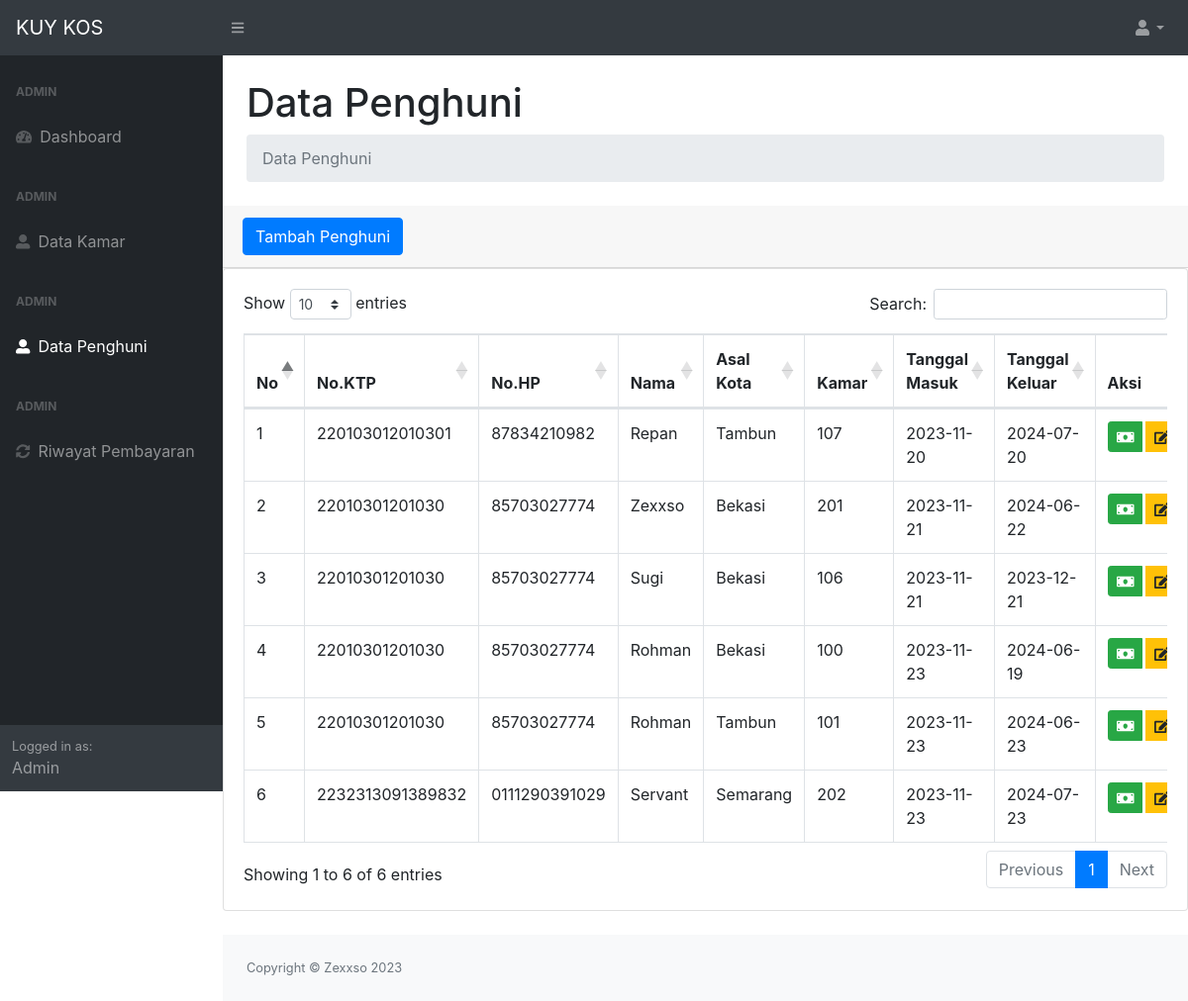
/data_penghuni.php (signed in), run on the app's committed database.
### tables this page shows
CREATE TABLE `data_penghuni` (
  `id_penghuni` int(11) NOT NULL,
  `id_kamar` int(11) NOT NULL,
  `nama_penghuni` varchar(50) NOT NULL,
  `no_hp` varchar(50) NOT NULL,
  `no_ktp` varchar(50) NOT NULL,
  `asal_kota` varchar(50) NOT NULL,
  `tgl_registrasi` date NOT NULL,
  `tgl_keluar` date NOT NULL
);

### data_penghuni.php (the view, shortened to what this page needs)
<?php
    require 'function.php';
?>
<!DOCTYPE html>
<html lang="en">
    <head>
        <link href="css/styles.css" rel="stylesheet" />
        <link href="https://cdn.datatables.net/1.10.20/css/dataTables.bootstrap4.min.css" rel="stylesheet" />
    </head>
    <body class="sb-nav-fixed">
        <nav class="sb-topnav navbar navbar-expand navbar-dark bg-dark">
            <a class="navbar-brand" href="index.php">KUY KOS</a>
            <button class="btn btn-link btn-sm order-1 order-lg-0" id="sidebarToggle" href="#"><i class="fas fa-bars"></i></button>
            <ul class="navbar-nav ml-auto ml-5 md-5">
                <li class="nav-item dropdown">
                    <a class="nav-link dropdown-toggle" id="userDropdown" href="#" role="button" data-toggle="dropdown" aria-haspopup="true" aria-expanded="false"><i class="fas fa-user fa-fw"></i></a>
                </li>
            </ul>
        </nav>
        <div id="layoutSidenav">
            <div id="layoutSidenav_nav">
                <nav class="sb-sidenav accordion sb-sidenav-dark" id="sidenavAccordion">
                    <div class="sb-sidenav-menu">
                        <div class="nav">
                            <div class="sb-sidenav-menu-heading">ADMIN</div>
                            <a class="nav-link" href="index.php">
                                <div class="sb-nav-link-icon"><i class="fas fa-tachometer-alt"></i></div>
                                Dashboard
                            </a>
                            <div class="sb-sidenav-menu-heading">ADMIN</div>
                            <a class="nav-link" href="data_kamar.php">
                                <div class="sb-nav-link-icon"><i class="fas fa-user-alt"></i></div>
                                Data Kamar
                            </a>
                            <div class="sb-sidenav-menu-heading">ADMIN</div>
                            <a class="nav-link" href="data_penghuni.php">
                                <div class="sb-nav-link-icon"><i class="fas fa-user-alt"></i></div>
                                Data Penghuni
                            </a>
                            <div class="sb-sidenav-menu-heading">ADMIN</div>
                            <a class="nav-link" href="data_tagihan.php">
                                <div class="sb-nav-link-icon"><i class="fas fa-sync-alt"></i></div>
                                Riwayat Pembayaran
                            </a>
                        </div>
                    </div>
                    <div class="sb-sidenav-footer">
                        <div class="small">Logged in as:</div>
                        Admin
                    </div>
                </nav>
            </div>
            <div id="layoutSidenav_content">
                <main>
                        <div class="container-fluid">
                            <h1 class="mt-4">Data Penghuni</h1>
                            <ol class="breadcrumb mb-4">
                                <li class="breadcrumb-item active">Data Penghuni</li>
                            </ol>
                        </div>
                        <div class="card-header">
                            <a href="tambah_penghuni.php" class="btn btn-primary" role="button">Tambah Penghuni</a>
                        </div>
                    <div class="card mb-4">
                        <div class="card-body">
                            <div class="table-responsive">
                                <table class="table table-bordered" id="dataTable" width="100%" cellspacing="0">
                                    <thead>
                                        <tr>
                                            <th>No</th>
                                            <th>No.KTP</th>
                                            <th>No.HP</th>
                                            <th>Nama</th>
                                            <th>Asal Kota</th>
                                            <th>Kamar</th>
                                            <th>Tanggal Masuk</th>
                                            <th>Tanggal Keluar</th>
                                            <th>Aksi</th>
                                        </tr>
                                        </thead>
                                        <tbody>
                                        <?php
                                            $ambilsemuadatapenghuni = mysqli_query($conn,"SELECT * FROM data_penghuni");
                                            $i=1;
                                            while($data=mysqli_fetch_array($ambilsemuadatapenghuni)){
                                                $nama = $data['nama_penghuni'];
                                                $no_hp = $data['no_hp'];
                                                $no_ktp = $data['no_ktp'];
                                                $asal_kota = $data['asal_kota'];
                                                $id_kamar = $data['id_kamar'];
                                                $tgl_registrasi = $data['tgl_registrasi'];
                                                $id_penghuni = $data['id_penghuni'];
                                                $tgl_keluar = $data['tgl_keluar'];
                                            ?>
                                            <tr>
                                                <td><?= $i++; ?></td>
                                                <td><?= $no_ktp ?></td>
                                                <td><?= $no_hp ?></td>
                                                <td><?= $nama ?></td>
                                                <td><?= $asal_kota ?></td>
                                                <td><?= $id_kamar ?></td>
                                                <td><?= $tgl_registrasi ?></td>
                                                <td><?= $tgl_keluar ?></td>
                                                <td>
                                                    <div class="btn-group" role="group">
                                                        <a href="tambah_pembayaran.php?id=<?= $id_penghuni ?>" class="btn btn-success btn-sm mr-1" role="button"><i class="fas fa-money-bill"></i></a>
                                                        <a href="edit_penghuni.php?id=<?= $id_penghuni ?>" class="btn btn-warning btn-sm mr-1" role="button"><i class="fas fa-edit"></i></a>
                                                    </div>
                                                </td>
                                            </tr>
                                            <?php
                                            }
                                            ?>
                                        </tbody>
                                </table>
                            </div>
                        </div>
                    </div>
                </main>
                        <footer class="py-4 bg-light mt-auto">
                            <div class="container-fluid">
                                <div class="d-flex align-items-center justify-content-between small">
                                    <div class="text-muted">Copyright &copy; Zexxso 2023</div>
                                </div>
                            </div>
                        </footer>
            </div>
        </div>
    </body>
</html>

### data on the page
data_penghuni: no_ktp "220103012010301", no_hp "87834210982", nama_penghuni "Repan", asal_kota "Tambun", id_kamar "107", tgl_registrasi "2023-11-20", tgl_keluar "2024-07-20"
data_penghuni: no_ktp "22010301201030", no_hp "85703027774", nama_penghuni "Zexxso", asal_kota "Bekasi", id_kamar "201", tgl_registrasi "2023-11-21", tgl_keluar "2024-06-22"
data_penghuni: no_ktp "22010301201030", no_hp "85703027774", nama_penghuni "Sugi", asal_kota "Bekasi", id_kamar "106", tgl_registrasi "2023-11-21", tgl_keluar "2023-12-21"
data_penghuni: no_ktp "22010301201030", no_hp "85703027774", nama_penghuni "Rohman", asal_kota "Bekasi", id_kamar "100", tgl_registrasi "2023-11-23", tgl_keluar "2024-06-19"
data_penghuni: no_ktp "22010301201030", no_hp "85703027774", nama_penghuni "Rohman", asal_kota "Tambun", id_kamar "101", tgl_registrasi "2023-11-23", tgl_keluar "2024-06-23"
data_penghuni: no_ktp "2232313091389832", no_hp "0111290391029", nama_penghuni "Servant", asal_kota "Semarang", id_kamar "202", tgl_registrasi "2023-11-23", tgl_keluar "2024-07-23"
